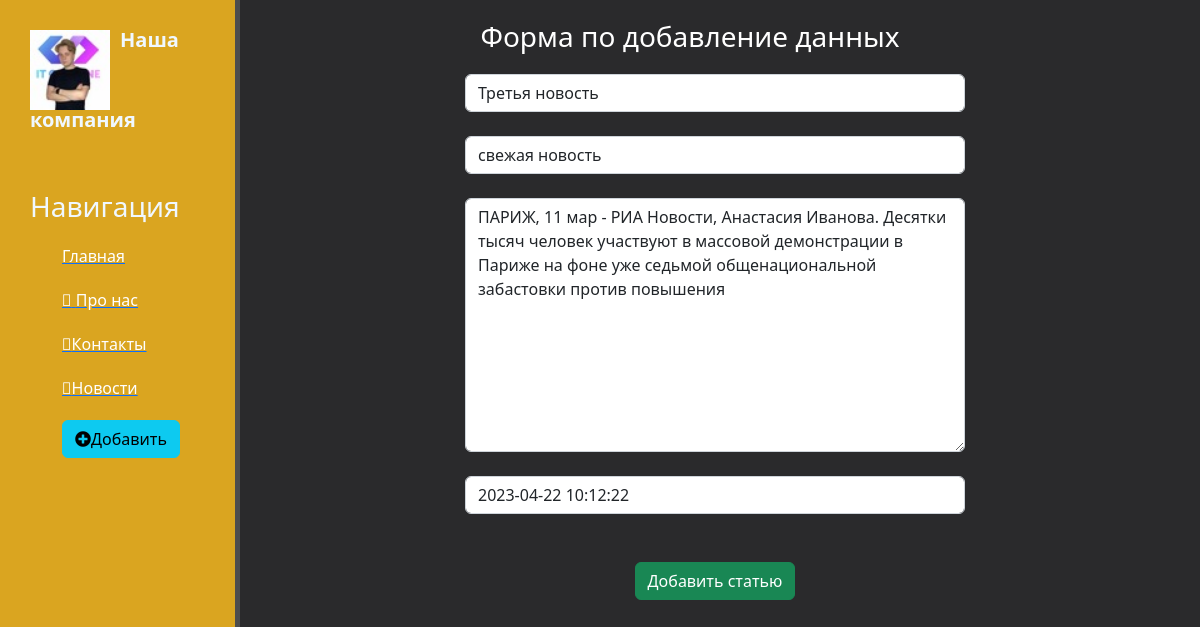
The page /news/11/update on the database its author committed.
### news/models.py (models this page shows, shortened)
class Article(models.Model):
    title = models.CharField('Название', max_length=55, default='')
    anons = models.CharField('Анонс', max_length=255)
    full_text = models.TextField('Статья')
    date = models.DateTimeField('Дата публикации')
    class Meta:
        verbose_name = 'Новость'
        verbose_name_plural = 'Новости'

### news/views.py (the view)
# urls.py: path('<int:pk>/update', views.NewUpdateView.as_view(), name='news-update'),
class NewUpdateView(UpdateView):
    model = Article
    template_name = 'news/create.html'
    form_class = ArticleForm

### news/forms.py
class ArticleForm(ModelForm):
    class Meta:
        model = Article
        fields = ['title', 'anons', 'full_text', 'date']
        widgets = {
            'title': TextInput(attrs={
                'class': 'form-control',
                'placeholder': 'Название статьи'
            }),
            'anons': TextInput(attrs={
                'class': 'form-control',
                'placeholder': 'Анонс статьи'
            }),
            'full_text': Textarea(attrs={
                'class': 'form-control',
                'placeholder': 'Текст статьи'
            }),
            'date': DateTimeInput(attrs={
                'class': 'form-control',
                'placeholder': 'Дата публикации'
            })
        }

### news/templates/news/create.html (shortened to what this page needs)
{% extends 'main/base.html' %}
{% block content %}
    <div class="features">
        <h3>Форма по добавление данных</h3>
        <form method="post">
            {{ form.title }}<br>
            {{ form.anons }}<br>
            {{ form.full_text }}<br>
            {{ form.date }}<br>
            <br>
             <button class="btn btn-success" type="submit">Добавить статью</button>
        </form>
    </div>
{% endblock %}

### main/static/main/css/main.css (style rules this page uses)
body { background: #2a2a2c; }
main .features { float: left; color: #fff; margin-top: 20px; text-align: center; width: 75%; }
form { margin-left: 25%; width: 500px; margin-top: 20px; }

### rows shown on the page
Article: title "Третья новость", anons "свежая новость", full_text "ПАРИЖ, 11 мар - РИА Новости, Анастасия Иванова. Десятки тысяч человек участвуют в массовой демонстрации в Париже на фоне уже седьмой общенациональной забастовки против повышения", date "2023-04-22 10:12:22"
